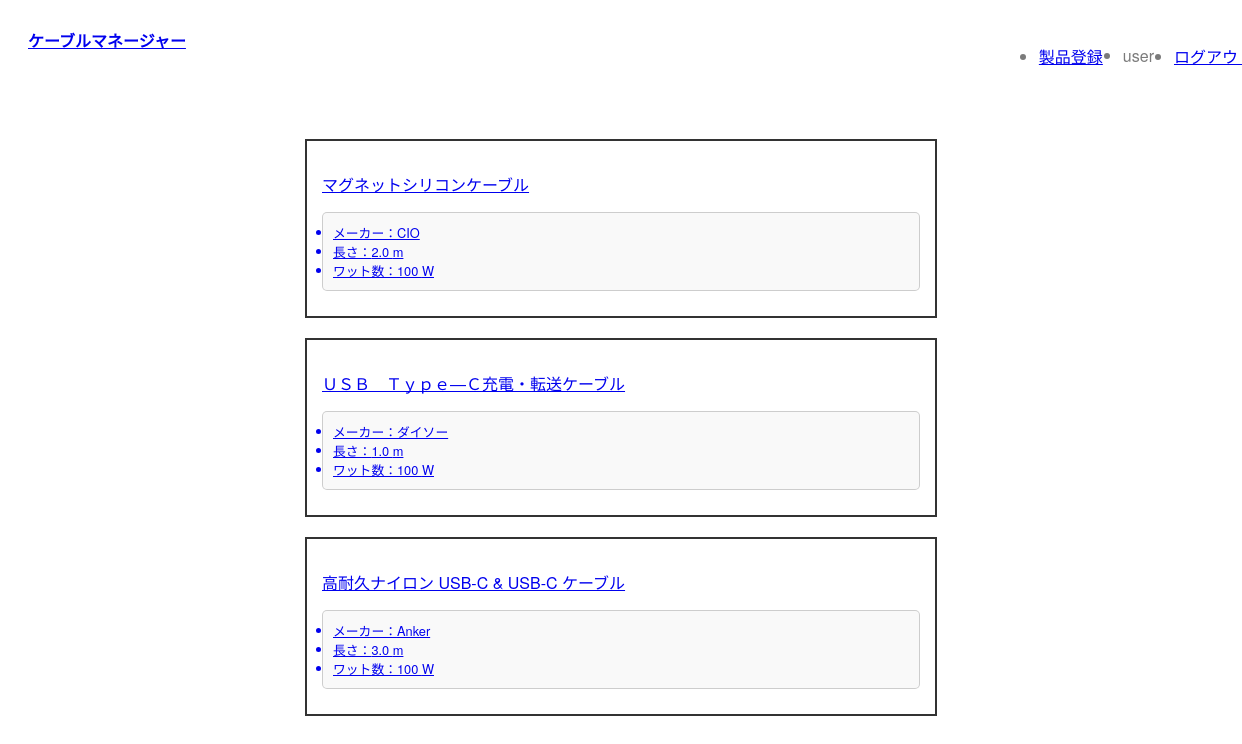
The app's page / (signed in) with its own data.
### accounts/models.py (models this page shows)
class CustomUser(AbstractBaseUser, PermissionsMixin):
    username = models.CharField(max_length=150, unique=True)
    email = models.EmailField(unique=True)
    last_name = models.CharField(max_length=150, blank=True)
    first_name = models.CharField(max_length=150, blank=True)
    is_active = models.BooleanField(default=True)
    is_staff = models.BooleanField(default=False)
    date_joined = models.DateTimeField(default=timezone.now)
    groups = models.ManyToManyField(Group, related_name='customuser_set',blank=True)
    user_permissions = models.ManyToManyField(Permission, related_name='customuser_set',blank=True)
    objects = CustomUserManager()
    USERNAME_FIELD = "username"
    REQUIRED_FIELDS = ["email"]
    def __str__(self):
        return self.username or self.email

### manage/models.py (models this page shows, shortened)
class Item(models.Model):
    name = models.CharField(max_length=50)
    user = models.ForeignKey(CustomUser,on_delete=models.CASCADE)
    created = models.DateTimeField(auto_now_add=True)
    modified = models.DateTimeField(auto_now=True)
    date = models.DateField(null=True, blank=True)
    Manufacturer = models.CharField(max_length=25, null=True, blank=True)
    Store = models.CharField(max_length=25, null=True, blank=True)
    length = models.DecimalField(max_digits=4, decimal_places=1, null=True, blank=True)
    watt = models.PositiveIntegerField(null=True, blank=True)
    PD = models.BooleanField(null=True, blank=True)
    thunderbolt = models.PositiveIntegerField(null=True, blank=True)
    comment = models.TextField(null=True, blank=True)

### manage/views.py (the view)
# urls.py: path('', views.index, name='index'),
def index(request):
    Items = Item.objects.all()
    user_id = request.user.id
    context = {
        'Items': Items,
        'User_id': user_id,
    }
    return render(request, 'manage/index.html', context)

### myapp/context_processors.py (called while the page is built)
def debug(request):
    return {'debug': settings.DEBUG}

### manage/templates/manage/index.html (shortened to what this page needs)
{% extends "base.html" %}
{% block content %}
<main class="index">
    {% if request.user.is_authenticated %}
        <div class="cards">
            {% for Item in Items %}
                {% if Item.user.id == User_id %}
                    <a href='{% url "manage:detail" Item.id %}'>
                    <div class="card">
                            <p>{{ Item.name }}</p>
                            <ul>
                                <li>メーカー：{{ Item.Manufacturer }}</li>
                                <li>長さ：{{ Item.length }} m</li>
                                <li>ワット数：{{ Item.watt }} W</li>
                            </ul>
                        </div>
                    </a>
                {% endif %}
            {% endfor %}
        </div>
    {% endif %}
</main>
{% endblock %}

### manage/templates/base.html (shortened to what this page needs)
{% load static %}
<!DOCTYPE html>
<html lang="ja">
<head>
    <link rel="stylesheet" href="https://unpkg.com/destyle.css@4.0.1/destyle.css">
    <link href="{% static 'css/style.css' %}" rel="stylesheet">
    <link href="{% static 'css/index.css' %}" rel="stylesheet">
    <link href="{% static 'css/detail.css' %}" rel="stylesheet">
    <link href="{% static 'css/form.css' %}" rel="stylesheet">
</head>
<body>
    <header>
        <div class="logo">
            <a href="{% url "manage:index" %}">ケーブルマネージャー</a>
        </div>
        <nav>
            <ul>
                {% if user.is_authenticated %}
                    <li>
                        <a href="{% url "manage:new" %}">製品登録</a>
                    </li>
                    <li class='nav-user'>
                        <span class='navbar-text'>{{ user }}</span>
                    </li>
                    <li>
                        <form action='{% url "logout" %}' method='post' name='logout'>
                            <a href="javascript:logout.submit()">ログアウト</a>
                        </form>
                    </li>
                {% endif %}
            </ul>
        </nav>
    </header>
    {% block content %}
    {% endblock %}
</body>
</html>

### static/css/style.css (style rules this page uses)
body { font-family: "TT Norms Pro", "LINE Seed JP", "Helvetica Neue", Arial, Poppins, "Noto Sans JP", sans-serif; }
main { max-width: 1000px; padding: 15px; margin: 0 auto; }
header { background-color: #fff; padding: 20px; width: 100%; position: sticky; top: 0; display: flex; }
header .logo { margin-right: auto; font-weight: bold; }
header ul { color: rgba(0, 0, 0, 0.5176470588); display: flex; gap: 20px; }
header ul li a { transition: all 0.3s; }

### static/css/index.css (style rules this page uses)
.index { margin: 0 auto; max-width: 1200px; padding: 15px; }
.index .cards .card { border: solid 2px #333; padding: 15px; width: 50%; text-align: center; margin: 20px auto; text-align: start; font-size: 1rem; }
.index .cards .card ul { font-size: 0.8rem; padding: 10px; background-color: rgba(123, 123, 123, 0.0431372549); border-radius: 5px; border: 1px solid rgba(0, 0, 0, 0.1764705882); margin: 10px 0; }

### records on screen
CustomUser: username "user"
Item: name "マグネットシリコンケーブル", Manufacturer "CIO", length "2.0", watt "100"
Item: name "ＵＳＢ Ｔｙｐｅ―Ｃ充電・転送ケーブル", Manufacturer "ダイソー", length "1.0", watt "100"
Item: name "高耐久ナイロン USB-C & USB-C ケーブル", Manufacturer "Anker", length "3.0", watt "100"
